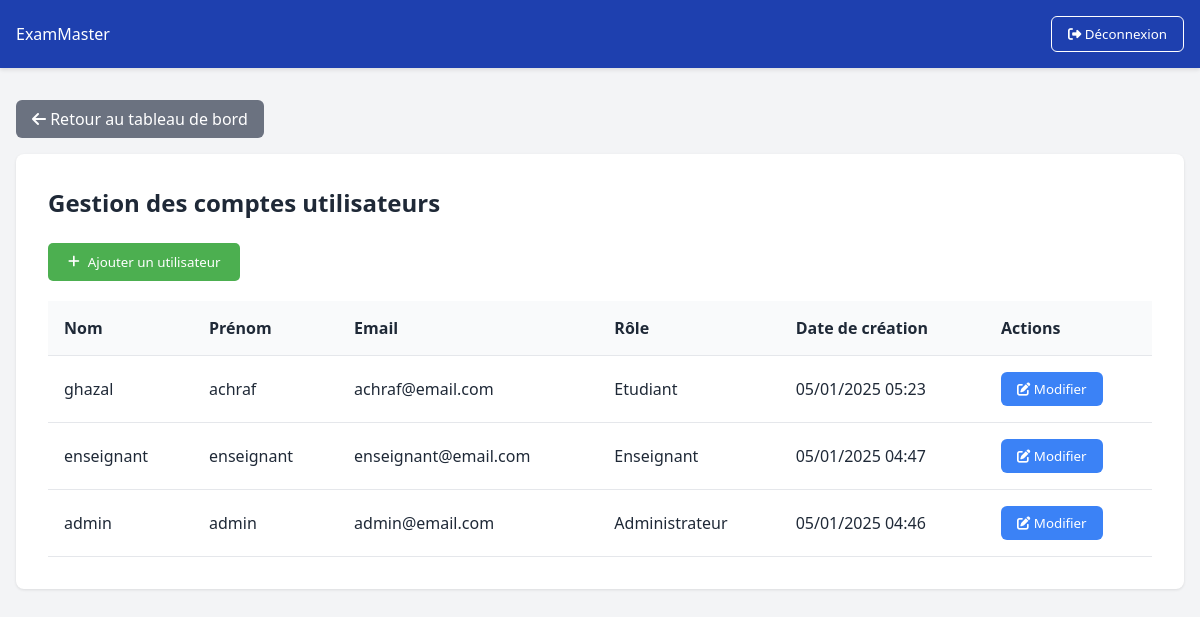
The app's page /admin/gerer_compte.php (signed in) with its own data.
### tables this page shows
CREATE TABLE `users` (
  `id` int NOT NULL AUTO_INCREMENT,
  `firstname` varchar(100) NOT NULL,
  `lastname` varchar(100) NOT NULL,
  `email` varchar(100) NOT NULL,
  `password` varchar(255) NOT NULL,
  `role` enum('Administrateur','Enseignant','Etudiant') NOT NULL,
  `created_at` timestamp NULL DEFAULT CURRENT_TIMESTAMP,
  `updated_at` timestamp NULL DEFAULT CURRENT_TIMESTAMP ON UPDATE CURRENT_TIMESTAMP,
  PRIMARY KEY (`id`),
  UNIQUE KEY `email` (`email`)
);

### admin/gerer_compte.php (the view, shortened to what this page needs)
<?php
$conn = new mysqli("localhost", "root", "", "exammaster");
$sql = "SELECT * FROM users ORDER BY created_at DESC";
$result = $conn->query($sql);
?>
<!DOCTYPE html>
<html lang="fr">
<head>
    <link rel="stylesheet" href="https://cdnjs.cloudflare.com/ajax/libs/font-awesome/6.4.0/css/all.min.css">
    <link rel="stylesheet" href="../assets/css/Gerer_compte.css">
</head>
<body>
    <nav class="navbar">
        <div class="navbar-content">
            <div class="brand">ExamMaster</div>
            <form method="POST" action="../auth/logout.php" style="display: inline;">
                <button type="submit" name="logout" class="logout-btn">
                    <i class="fas fa-sign-out-alt"></i> Déconnexion
                </button>
            </form>
        </div>
    </nav>
    <div class="container">
        <a href="dashboard.php" class="back-btn">
            <i class="fas fa-arrow-left"></i> Retour au tableau de bord
        </a>
        <div class="card">
            <h1 class="page-title">Gestion des comptes utilisateurs</h1>
            <button class="add-user-btn" onclick="openAddModal()">
                <i class="fas fa-plus"></i> Ajouter un utilisateur
            </button>
            <table class="users-table">
                <thead>
                    <tr>
                        <th>Nom</th>
                        <th>Prénom</th>
                        <th>Email</th>
                        <th>Rôle</th>
                        <th>Date de création</th>
                        <th>Actions</th>
                    </tr>
                </thead>
                <tbody>
                    <?php while($row = $result->fetch_assoc()): ?>
                    <tr>
                        <td><?php echo htmlspecialchars($row['lastname']); ?></td>
                        <td><?php echo htmlspecialchars($row['firstname']); ?></td>
                        <td><?php echo htmlspecialchars($row['email']); ?></td>
                        <td><?php echo htmlspecialchars($row['role']); ?></td>
                        <td><?php echo date('d/m/Y H:i', strtotime($row['created_at'])); ?></td>
                        <td>
                            <button class="edit-btn" onclick="openEditModal(<?php
                                echo htmlspecialchars(json_encode($row));
                            ?>)">
                                <i class="fas fa-edit"></i> Modifier
                            </button>
                        </td>
                    </tr>
                    <?php endwhile; ?>
                </tbody>
            </table>
        </div>
    </div>
</body>
</html>

### assets/css/Gerer_compte.css (style rules this page uses)
* { margin: 0; padding: 0; box-sizing: border-box; font-family: 'Segoe UI', system-ui, sans-serif; }
body { background-color: #f3f4f6; color: #1f2937; }
.navbar { background-color: #1e40af; color: white; padding: 1rem; box-shadow: 0 2px 4px rgba(0,0,0,0.1); }
.navbar-content { max-width: 1200px; margin: 0 auto; display: flex; justify-content: space-between; align-items: center; }
.logout-btn { background-color: transparent; color: white; border: 1px solid white; padding: 0.5rem 1rem; border-radius: 0.375rem; cursor: pointer; transition: all 0.2s; }
.container { max-width: 1200px; margin: 2rem auto; padding: 0 1rem; }
.card { background-color: white; border-radius: 0.5rem; padding: 2rem; box-shadow: 0 1px 3px rgba(0,0,0,0.1); margin-bottom: 2rem; }
.page-title { font-size: 1.5rem; margin-bottom: 1.5rem; color: #1f2937; }
.users-table { width: 100%; border-collapse: collapse; margin-top: 1rem; }
.users-table th, .users-table td { padding: 1rem; text-align: left; border-bottom: 1px solid #e5e7eb; }
.users-table th { background-color: #f9fafb; font-weight: 600; }
.edit-btn { background-color: #3b82f6; color: white; padding: 0.5rem 1rem; border: none; border-radius: 0.375rem; cursor: pointer; transition: background-color 0.2s; }
.back-btn { background-color: #6b7280; color: white; padding: 0.5rem 1rem; border: none; border-radius: 0.375rem; text-decoration: none; display: inline-block; margin-bottom: 1rem; cursor: pointer; }
.add-user-btn { background-color: #10b981; color: white; padding: 0.75rem 1.5rem; border: none; border-radius: 0.375rem; cursor: pointer; margin-bottom: 1.5rem; display: flex; align-items: center; gap: 0.5rem; transition: background-color 0.2s; }

### admin/gerer_compte.php (style rules this page uses)
.add-user-btn { background-color: #4CAF50; color: white; padding: 10px 20px; border: none; border-radius: 5px; cursor: pointer; margin-bottom: 20px; }

### records on screen
users: lastname "ghazal", firstname "achraf", email "achraf@email.com", role "Etudiant", created_at "05/01/2025 05:23"
users: lastname "enseignant", firstname "enseignant", email "enseignant@email.com", role "Enseignant", created_at "05/01/2025 04:47"
users: lastname "admin", firstname "admin", email "admin@email.com", role "Administrateur", created_at "05/01/2025 04:46"
